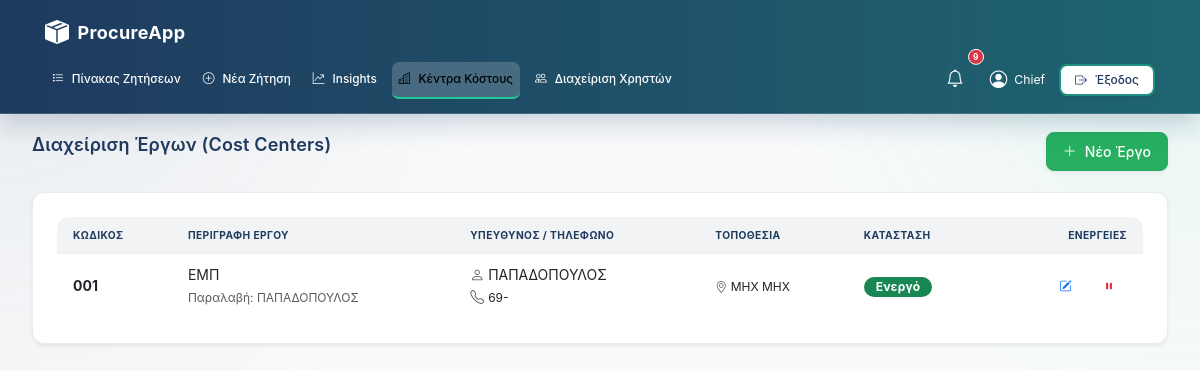
The app's page /chief/cost-centers (signed in) with its own data.
### models.py (models this page shows)
class CostCenter(db.Model):
    __tablename__ = "cost_centers"
    id = db.Column(db.Integer, primary_key=True)
    code = db.Column(db.String(50), unique=True, nullable=False)
    name = db.Column(db.String(200), nullable=False)
    is_active = db.Column(db.Boolean, default=True, nullable=False)
    address = db.Column(db.String(250), nullable=True)
    project_manager = db.Column(db.String(120), nullable=True)
    receiving_manager = db.Column(db.String(120), nullable=True)
    phone = db.Column(db.String(50), nullable=True)

### app/routes/admin.py (the view)
@admin_bp.route("/cost-centers")
@require_role("chief")
def cost_centers():
    ccs = CostCenter.query.all()
    return render_template("chief_cost_centers.html", cost_centers=ccs)

### app/auth.py (called while the page is built)
def require_roles(*roles):
    def wrap(fn):
        @wraps(fn)
        def inner(*args, **kwargs):
            if session.get("role") not in roles:
                flash("Δεν έχεις δικαίωμα πρόσβασης.", "danger")
                return redirect(url_for("auth.login"))
            return fn(*args, **kwargs)
        return inner
    return wrap

### templates/chief_cost_centers.html (shortened to what this page needs)
{% extends "base.html" %}
{% block content %}
<div class="d-flex justify-content-between align-items-center mb-4">
    <h3>Διαχείριση Έργων (Cost Centers)</h3>
    <button class="btn btn-success" data-bs-toggle="modal" data-bs-target="#addCCModal"><i class="bi bi-plus-lg"></i> Νέο Έργο</button>
</div>
<div class="card shadow-sm">
    <div class="table-responsive">
        <table class="table table-hover align-middle mb-0">
            <thead class="table-light">
                <tr>
                    <th>Κωδικός</th>
                    <th>Περιγραφή Έργου</th>
                    <th>Υπεύθυνος / Τηλέφωνο</th>
                    <th>Τοποθεσία</th>
                    <th>Κατάσταση</th>
                    <th class="text-end">Ενέργειες</th>
                </tr>
            </thead>
            <tbody>
                {% for cc in cost_centers %}
                <tr>
                    <td class="fw-bold">{{ cc.code }}</td>
                    <td>
                        {{ cc.name }}<br>
                        <small class="text-muted">Παραλαβή: {{ cc.receiving_manager or '-' }}</small>
                    </td>
                    <td>
                        <i class="bi bi-person text-muted"></i> {{ cc.project_manager or '-' }}<br>
                        <i class="bi bi-telephone text-muted"></i> <small>{{ cc.phone or '-' }}</small>
                    </td>
                    <td>
                        <small><i class="bi bi-geo-alt text-muted"></i> {{ cc.address or '-' }}</small>
                    </td>
                    <td>
                        {% if cc.is_active %}
                        <span class="badge bg-success">Ενεργό</span>
                        {% else %}
                        <span class="badge bg-secondary">Ανενεργό</span>
                        {% endif %}
                    </td>
                    <td class="text-end text-nowrap">
                        <button type="button" class="btn btn-sm btn-outline-primary me-1" data-bs-toggle="modal" data-bs-target="#editCCModal{{ cc.id }}" title="Επεξεργασία">
                            <i class="bi bi-pencil-square"></i>
                        </button>
                        <form method="post" action="{{ url_for('admin.toggle_cost_center', cc_id=cc.id) }}" class="d-inline">
                            {% if cc.is_active %}
                            <button class="btn btn-sm btn-outline-danger" title="Απενεργοποίηση"><i class="bi bi-pause-fill"></i></button>
                            {% else %}
                            <button class="btn btn-sm btn-outline-success" title="Ενεργοποίηση"><i class="bi bi-play-fill"></i></button>
                            {% endif %}
                        </form>
                    </td>
                </tr>
                {% else %}
                <tr><td colspan="6" class="text-center py-4 text-muted">Δεν βρέθηκαν έργα.</td></tr>
                {% endfor %}
            </tbody>
        </table>
    </div>
</div>
{% endblock %}

### app/static/css/layouts.css (style rules this page uses)
.d-flex { display: flex; }
.align-items-center { align-items: center; }
.justify-content-between { justify-content: space-between; }
.mb-0 { margin-bottom: 0; }
.mb-4 { margin-bottom: var(--space-4); }
.d-inline { display: inline; }

### app/static/css/dashboard-unified.css (style rules this page uses)
:root { --ui-shell-max-width: 1600px; --ui-panel-bg: var(--color-white, #ffffff); --ui-panel-border: var(--color-gray-200, #e5e7eb); --ui-muted-bg: var(--color-gray-50, #f8fafc); --ui-row-hover: rgba(32, 201, 151, 0.08); --ui-heading: var(--color-navy, var(--color-primary-navy, #1e3a5f)); --ui-accent: var(--color-teal, var(--color-primary-accent, #20c997)); --ui-shadow-soft: 0 10px 28px rgba(15, 58, 95, 0.08); }
body.dashboard-unified { background: radial-gradient(circle at top right, rgba(32, 201, 151, 0.08), transparent 35%), radial-gradient(circle at top left, rgba(30, 58, 95, 0.08), transparent 40%), var(--ui-muted-bg); color: var(--color-text-primary, var(--text-primary, #1f2937)); }
.dashboard-unified h1, .dashboard-unified h2, .dashboard-unified h3, .dashboard-unified .page-header h1 { color: var(--ui-heading); letter-spacing: 0.01em; }
.dashboard-unified .card, .dashboard-unified .filters-sidebar, .dashboard-unified .kpi-card, .dashboard-unified .card-kpi { background: var(--ui-panel-bg); border: 1px solid var(--ui-panel-border); border-radius: 12px; box-shadow: var(--ui-shadow-soft); }
.dashboard-unified .card::before, .dashboard-unified .card-kpi::before { display: none; }
.dashboard-unified .table { margin-bottom: 0; border-collapse: separate; border-spacing: 0; }
.dashboard-unified .table thead th { background: color-mix(in srgb, var(--ui-heading) 6%, #ffffff 94%); color: var(--ui-heading); font-size: 0.73rem; font-weight: 700; letter-spacing: 0.04em; text-transform: uppercase; border-bottom: 1px solid var(--ui-panel-border); white-space: nowrap; padding-top: 0.72rem; padding-bottom: 0.72rem; }
.dashboard-unified .table tbody td { padding-top: 0.7rem; padding-bottom: 0.7rem; border-bottom: 1px solid var(--ui-panel-border); vertical-align: middle; }
.dashboard-unified .table-responsive { border-radius: 12px; }
.dashboard-unified .badge, .dashboard-unified .rounded-pill { font-weight: 700; letter-spacing: 0.015em; }
.dashboard-unified .btn { border-radius: 8px; }

### records on screen
CostCenter: code "001", name "ΕΜΠ", receiving_manager "ΠΑΠΑΔΟΠΟΥΛΟΣ", project_manager "ΠΑΠΑΔΟΠΟΥΛΟΣ", phone "69-", address "ΜΗΧ ΜΗΧ", is_active "Ενεργό"

### other values on screen
{{ unread_notifs|length }} "9"
{{ session.get('name') }} "Chief"
